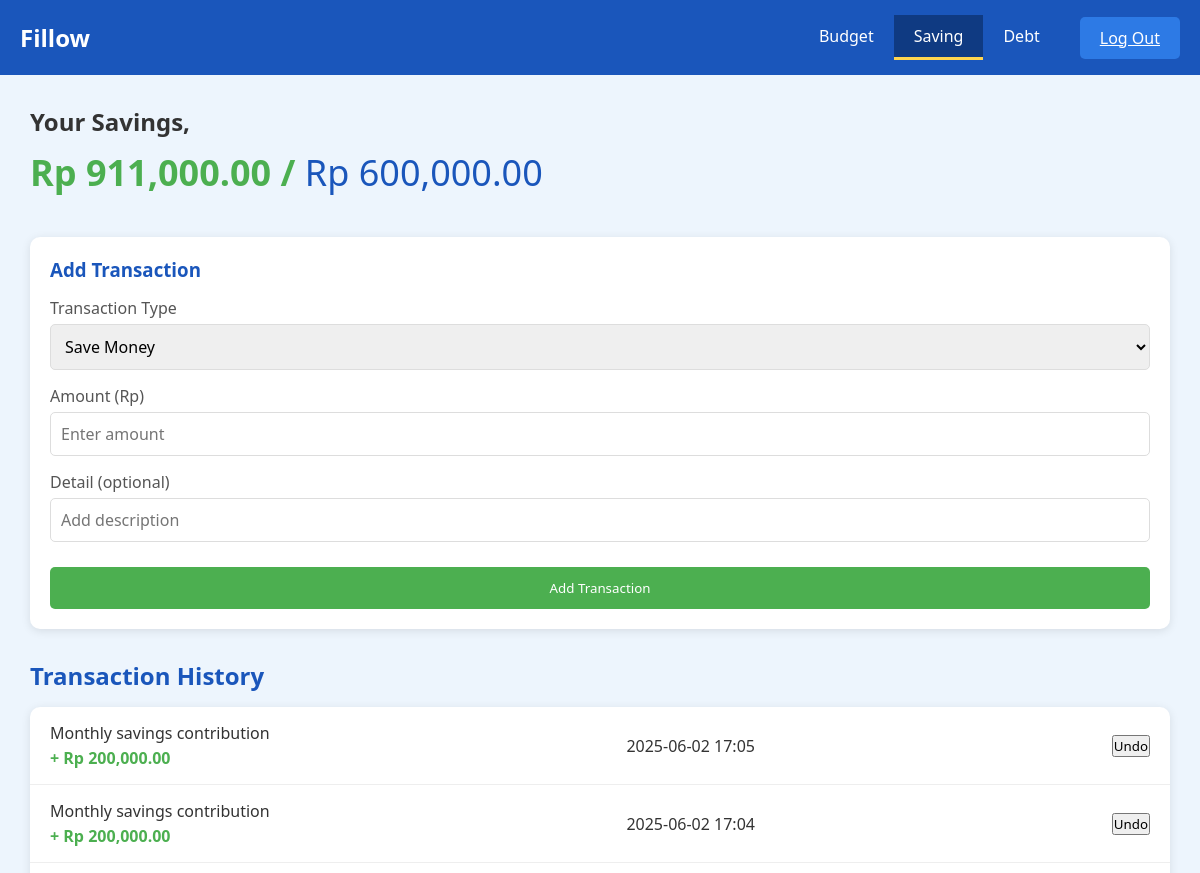
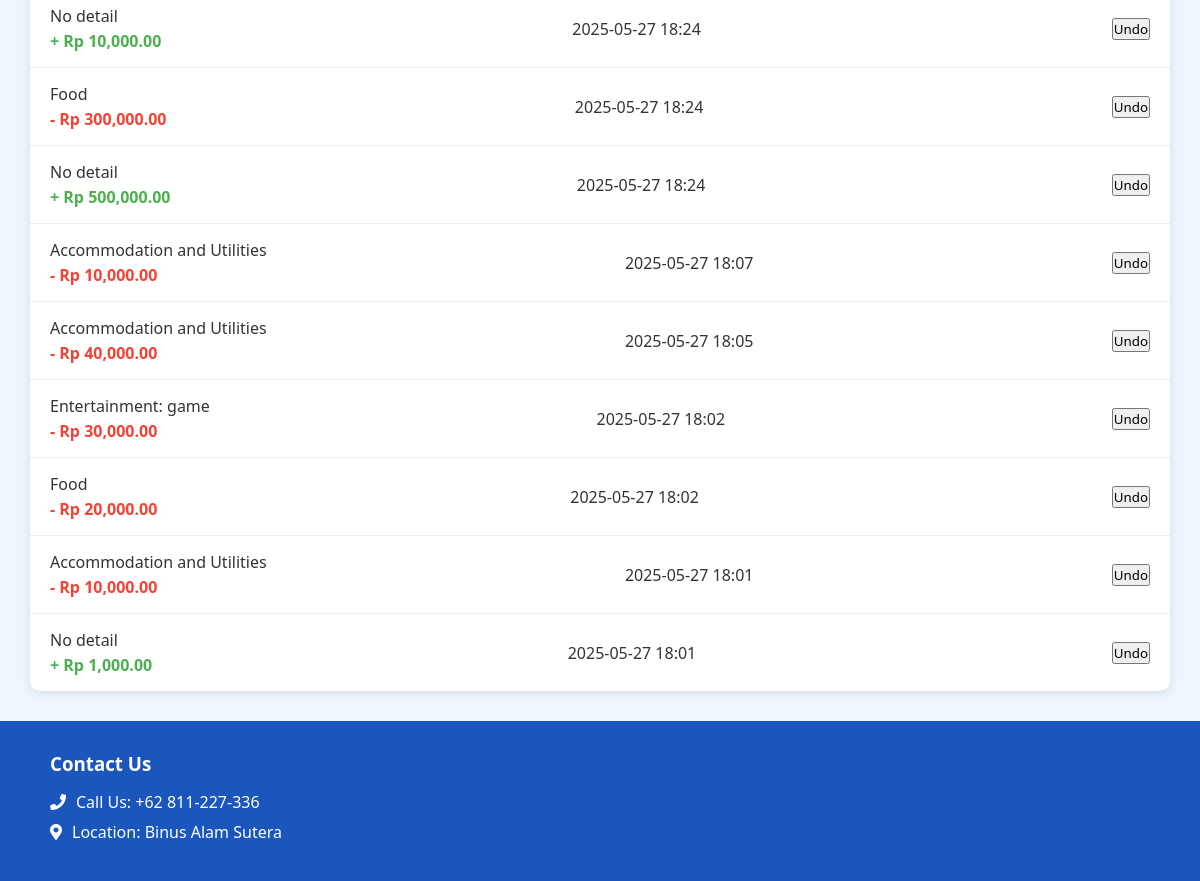
/savings (signed in), run on the app's committed database (2 pictures, top to bottom).
### models.py (models this page shows)
class Savings(db.Model):
    id = db.Column(db.Integer, primary_key=True)
    curr_savings = db.Column(db.Float, nullable=False)
    saving_goal = db.Column(db.Float, nullable=True)  # <-- New field added
    date = db.Column(db.DateTime, nullable=True)
    detail = db.Column(db.Text, nullable=True)

class SavingsTransaction(db.Model):
    id = db.Column(db.Integer, primary_key=True)
    savings_id = db.Column(db.Integer, db.ForeignKey('savings.id'), nullable=False)  # <-- fix here
    action = db.Column(db.String(10), nullable=False)  # 'save' or 'spend'
    amount = db.Column(db.Float, nullable=False)
    detail = db.Column(db.Text, nullable=True)
    date = db.Column(db.DateTime, nullable=False)
    savings = db.relationship('Savings', backref=db.backref('transactions', lazy=True))

### routes.py (the view, shortened to what this page needs)
@BP.route('/savings', methods=['GET', 'POST'])
@login_required_manual
def savings():
    user = get_current_user()
    if not user:
        return redirect(url_for('BP.login'))
    savings = Savings.query.get(user.savings_id) if user.savings_id else None
    budget = user.budget if user else None
    transactions = SavingsTransaction.query.filter_by(savings_id=savings.id).order_by(SavingsTransaction.date.desc()).all() if savings else []
    return render_template(
        'savings.html',
        savings=savings,
        curr_savings=savings.curr_savings if savings else 0,
        saving_goal=savings.saving_goal if savings and savings.saving_goal else 0,
        transactions=transactions,
        budget=budget
    )

### routes.py (called while the page is built)
def login_required_manual(f):
    @wraps(f)
    def decorated_function(*args, **kwargs):
        if 'user_id' not in session:
            if request.headers.get('X-Requested-With') == 'XMLHttpRequest':
                return jsonify(success=False, message="Not logged in"), 401
            return redirect(url_for('BP.login'))
        return f(*args, **kwargs)
    return decorated_function

def get_current_user():
    user_id = session.get('user_id')
    if user_id:
        return User.query.get(user_id)
    return None

### templates/savings.html (shortened to what this page needs)
<!DOCTYPE html>
<html lang="en">
<head>
    <link rel="stylesheet" href="/static/saving.css" />
    <link
      rel="stylesheet"
      href="https://cdnjs.cloudflare.com/ajax/libs/font-awesome/5.15.4/css/all.min.css"
    />
</head>
<body>
    <div class="container">
        <header>
            <div class="logo">Fillow</div>
            <nav>
                <a href="{{ url_for('BP.budget') }}">Budget</a>
                <a href="{{ url_for('BP.savings') }}" class="active">Saving</a>
                <a href="debt.html">Debt</a>
            </nav>
            <a href="{{ url_for('BP_auth.logout') }}" class="log-out">Log Out</a>
        </header>
        <div class="content">
            <h1 class="savings-title">Your Savings,</h1>
            <div class="savings-amount">
                <span id="currentSavings">Rp {{ "{:,.2f}".format(curr_savings) }}</span> /
                <span id="savingsGoal">Rp {{ "{:,.2f}".format(saving_goal) }}</span>
            </div>
            <div class="transaction-form">
                <h3>Add Transaction</h3>
                <form id="transactionForm" method="POST" action="{{ url_for('BP.savings') }}">
                    <div class="form-group">
                        <label for="transactionType">Transaction Type</label>
                        <select id="transactionType" name="action" required>
                            <option value="save">Save Money</option>
                        </select>
                    </div>
                    <div class="form-group">
                        <label for="amount">Amount (Rp)</label>
                        <input
                            type="number"
                            id="amount"
                            name="amount"
                            placeholder="Enter amount"
                            required
                            min="0.01"
                            step="0.01"
                        />
                    </div>
                    <div class="form-group">
                        <label for="detail">Detail (optional)</label>
                        <input type="text" id="detail" name="detail" placeholder="Add description" />
                    </div>
                    <button type="submit" class="submit-btn">Add Transaction</button>
                </form>
            </div>
            <div class="transaction-section">
                <h2>Transaction History</h2>
                <div class="transaction-list" id="transactionList">
                    {% for txn in transactions %}
                    <div class="transaction-item {% if txn.action == 'save' %}income{% else %}expense{% endif %}">
                        <div class="transaction-details">
                            <div class="transaction-category">{{ txn.detail or txn.category or 'No detail' }}</div>
                            <div class="transaction-amount">
                                {% if txn.action == 'save' %}
                                    + Rp {{ "{:,.2f}".format(txn.amount) }}
                                {% else %}
                                    - Rp {{ "{:,.2f}".format(txn.amount) }}
                                {% endif %}
                            </div>
                        </div>
                        <div class="transaction-date">{{ txn.date.strftime('%Y-%m-%d %H:%M') if txn.date else '' }}</div>
                        <form method="POST" action="{{ url_for('BP.undo_transaction', txn_id=txn.id) }}" style="display:inline;">
                            <button type="submit" class="undo-btn" onclick="return confirm('Undo this transaction? This action cannot be undone.')">
                                Undo
                            </button>
                        </form>
                    </div>
                    {% else %}
                    <p>No transactions yet.</p>
                    {% endfor %}
                </div>
            </div>
        </div>
        <footer>
            <div class="footer-content">
                <h3>Contact Us</h3>
                <div class="contact-info">
                    <p><i class="fas fa-phone"></i> Call Us: +62 811-227-336</p>
                    <p><i class="fas fa-map-marker-alt"></i> Location: Binus Alam Sutera</p>
                </div>
            </div>
        </footer>
    </div>
</body>
</html>

### static/saving.css (style rules this page uses)
* { margin: 0; padding: 0; box-sizing: border-box; font-family: 'Segoe UI', Tahoma, Geneva, Verdana, sans-serif; }
body { background-color: #f5f8fc; color: #333; }
.container { width: 100%; margin: 0; padding: 0; box-shadow: 0 0 20px rgba(0, 0, 0, 0.1); display: flex; flex-direction: column; min-height: 100vh; }
header { background-color: #1a56bb; color: white; padding: 15px 20px; display: flex; justify-content: space-between; align-items: center; }
.logo { font-size: 24px; font-weight: bold; }
nav { display: flex; margin-left: auto; margin-right: 20px; }
nav a { color: white; text-decoration: none; padding: 10px 20px; font-weight: 500; transition: all 0.3s ease; }
nav a.active { background-color: #0f3a82; border-bottom: 3px solid #ffd54f; }
.log-out { background-color: #2d7ae5; color: white; border: none; padding: 10px 20px; border-radius: 5px; cursor: pointer; font-weight: 500; transition: all 0.3s ease; }
.content { padding: 30px; background-color: #edf5fd; flex-grow: 1; max-width: 1200px; margin: 0 auto; width: 100%; }
.savings-title { font-size: 24px; margin-bottom: 10px; color: #333; }
.savings-amount { font-size: 36px; font-weight: bold; margin-bottom: 40px; color: #4CAF50; }
#savingsGoal { color: #1a56bb; font-weight: normal; }
.transaction-form { background-color: white; padding: 20px; border-radius: 10px; box-shadow: 0 2px 10px rgba(0, 0, 0, 0.1); margin-bottom: 30px; }
.transaction-form h3 { margin-bottom: 15px; color: #1a56bb; }
.form-group { margin-bottom: 15px; }
.form-group label { display: block; margin-bottom: 5px; font-weight: 500; color: #555; }
.form-group select, .form-group input { width: 100%; padding: 10px; border: 1px solid #ddd; border-radius: 5px; font-size: 16px; }
.submit-btn { background-color: #4CAF50; color: white; border: none; padding: 12px 20px; border-radius: 5px; cursor: pointer; font-weight: 500; transition: all 0.3s ease; width: 100%; margin-top: 10px; }
.transaction-section h2 { margin-bottom: 15px; color: #1a56bb; }
.transaction-list { background-color: white; border-radius: 10px; overflow: hidden; box-shadow: 0 2px 10px rgba(0, 0, 0, 0.1); }
.transaction-item { padding: 15px 20px; border-bottom: 1px solid #eee; display: flex; justify-content: space-between; align-items: center; transition: background-color 0.3s ease; }
.transaction-item:last-child { border-bottom: none; }
.transaction-category { font-weight: 500; margin-bottom: 3px; }
.transaction-amount { font-weight: 600; }
.income .transaction-amount { color: #4CAF50; }
.expense .transaction-amount { color: #F44336; }
footer { background-color: #1a56bb; color: white; padding: 30px 50px; margin-top: auto; }
.footer-content { max-width: 1200px; margin: 0 ; }
.footer-content h3 { margin-bottom: 15px; }
.contact-info p { margin: 8px 0; display: flex; align-items: center; }
.contact-info i { margin-right: 10px; }

### data on the page
Savings: curr_savings "911,000.00", saving_goal "600,000.00"
SavingsTransaction: detail "Monthly savings contribution", amount "200,000.00", date "2025-06-02 17:05"
SavingsTransaction: detail "Monthly savings contribution", amount "200,000.00", date "2025-06-02 17:04"
SavingsTransaction: detail "No detail", amount "10,000.00", date "2025-05-27 18:24"
SavingsTransaction: detail "Food", amount "300,000.00", date "2025-05-27 18:24"
SavingsTransaction: detail "No detail", amount "500,000.00", date "2025-05-27 18:24"
SavingsTransaction: detail "Accommodation and Utilities", amount "10,000.00", date "2025-05-27 18:07"
SavingsTransaction: detail "Accommodation and Utilities", amount "40,000.00", date "2025-05-27 18:05"
SavingsTransaction: detail "Entertainment: game", amount "30,000.00", date "2025-05-27 18:02"
SavingsTransaction: detail "Food", amount "20,000.00", date "2025-05-27 18:02"
SavingsTransaction: detail "Accommodation and Utilities", amount "10,000.00", date "2025-05-27 18:01"
SavingsTransaction: detail "No detail", amount "1,000.00", date "2025-05-27 18:01"
